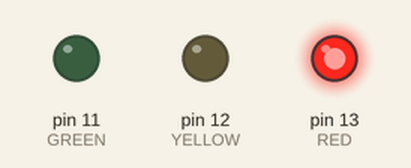
This sketch was run on a simulated Arduino Uno, built with avr-gcc and run on an emulated ATmega328P. Parts: output pins drawn as LEDs (lit = HIGH).

Above: at 1.5 s.
At 3.5 s:
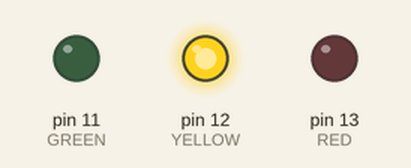
At 6.5 s:
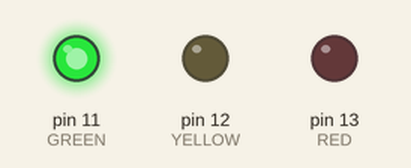
Timing chart, 0 to 13.0 s (numbered marks = the images above):
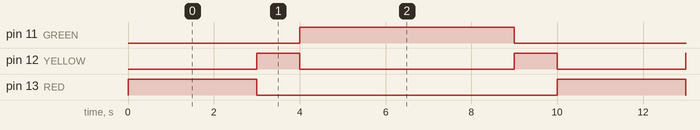

Measured:
- by itself, pin 11 (GREEN): alternates HIGH for 5.0 s and LOW for 5.0 s
- by itself, pin 12 (YELLOW): repeats every 10.0 s: LOW 5.0 s, HIGH 1.0 s, LOW 3.0 s, HIGH 1.0 s
- by itself, pin 13 (RED): alternates HIGH for 3.0 s and LOW for 7.0 s

The sketch:

sketch.ino
```cpp
#define RED 13
#define YELLOW 12
#define GREEN 11

void setup() {
  pinMode(RED, OUTPUT);
  pinMode(YELLOW, OUTPUT);
  pinMode(GREEN, OUTPUT);
}

void loop() {
  // Red light ON for 3 seconds
  digitalWrite(RED, HIGH);
  delay(3000);
  digitalWrite(RED, LOW);

  // Yellow light ON for 1 second
  digitalWrite(YELLOW, HIGH);
  delay(1000);
  digitalWrite(YELLOW, LOW);

  // Green light ON for 5 seconds
  digitalWrite(GREEN, HIGH);
  delay(5000);
  digitalWrite(GREEN, LOW);

  // Yellow light ON for 1 second
  digitalWrite(YELLOW, HIGH);
  delay(1000);
  digitalWrite(YELLOW, LOW);
}
```
